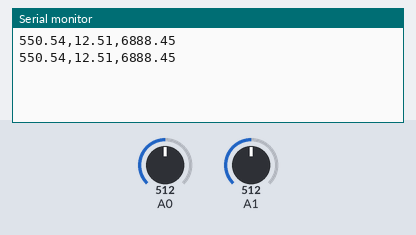
The sketch below on a simulated Arduino Uno, built with avr-gcc and run on an emulated ATmega328P. Parts: the last lines printed to the serial monitor. Inputs (shaded band) come from the test bench; at power-on: A0 = 512, A1 = 512.

Above: at 1.8 s.
1.9 s: A0 set to 716
At 2.8 s:
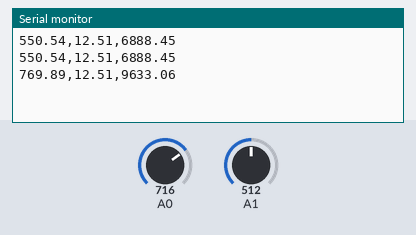
3.4 s: A1 set to 716
At 4.7 s:
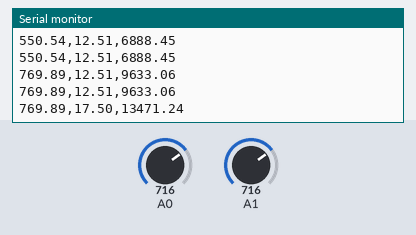
4.9 s: A0 set to 900
At 5.6 s:
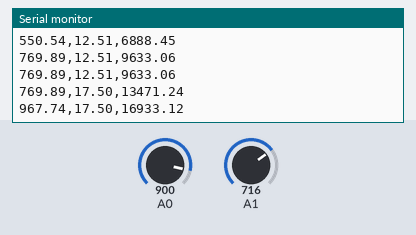
6.4 s: A1 set to 900
At 7.8 s:
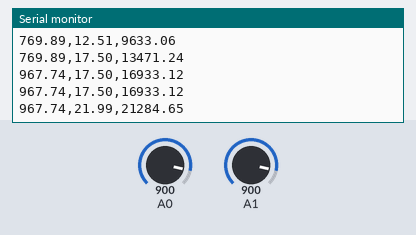
Timing chart, 0 to 8.9 s (numbered marks = the images above; inputs shaded):
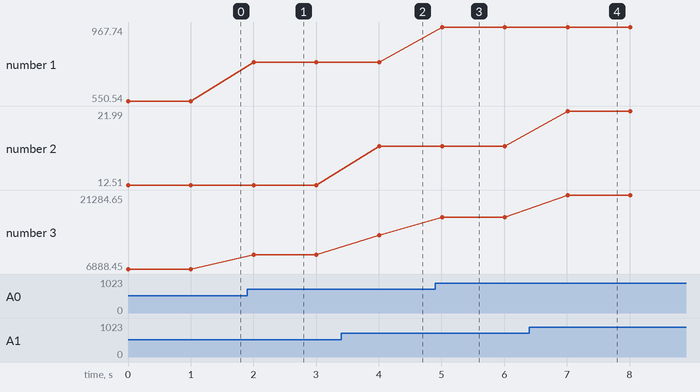

The sketch:

arduino_code.ino
```cpp
void setup() {
  Serial.begin(9600);
}

void loop() {
  float voltage = analogRead(A0) * (5.0 / 1023.0) * 220;
  float current = analogRead(A1) * (5.0 / 1023.0) * 5;
  float power = voltage * current;

  Serial.print(voltage);
  Serial.print(",");
  Serial.print(current);
  Serial.print(",");
  Serial.println(power);

  delay(1000);
}
```

Measured:
- after the input at 1.9 s, the serial monitor: prints a new line after 0.10 s (image 1)
- after the input at 3.4 s, the serial monitor: prints a new line after 0.61 s (image 2)
- after the input at 4.9 s, the serial monitor: prints a new line after 0.11 s (image 3)
- after the input at 6.4 s, the serial monitor: prints a new line after 0.61 s (image 4)
- plotted number 1: 550.54 → 769.89 after the input at 1.9 s, 769.89 → 967.74 after the input at 4.9 s
- plotted number 2: 12.51 → 17.5 after the input at 3.4 s, 17.5 → 21.99 after the input at 6.4 s
- plotted number 3: 6888.45 → 9633.06 after the input at 1.9 s, 9633.06 → 13471.24 after the input at 3.4 s, 13471.24 → 16933.12 after the input at 4.9 s, 16933.12 → 21284.65 after the input at 6.4 s
